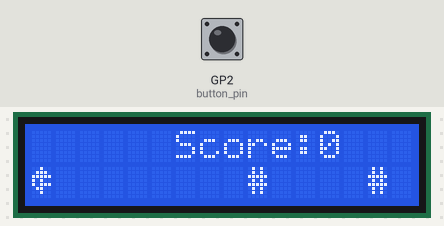
A program run on a simulated Raspberry Pi Pico running MicroPython. On the bench: 16×2 character LCD. The inputs (shaded band) are chosen by the test bench; at power-on: GP2 (button_pin) HIGH. Random numbers come from a fixed seed; library files of the repository ran but are not shown: lcd_api.py, i2c_lcd.py.

Above: at 3.2 s.
3.3 s: GP2 (button_pin) pulled LOW for 3.2 s
At 3.6 s:
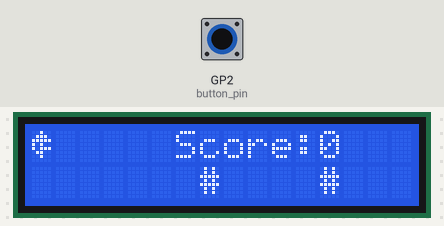
7.1 s: GP2 (button_pin) pulled LOW for 0.15 s
At 7.47 s:
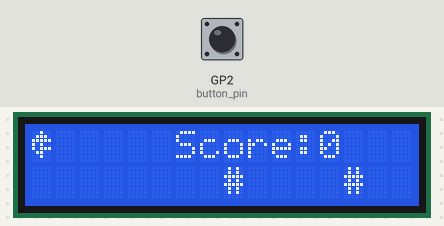
7.8 s: GP2 (button_pin) pulled LOW for 1 s
At 8.92 s:
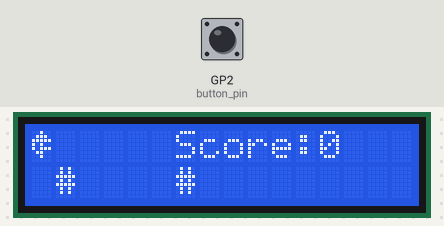
10.5 s: GP2 (button_pin) pulled LOW for 0.15 s
At 11.01 s:
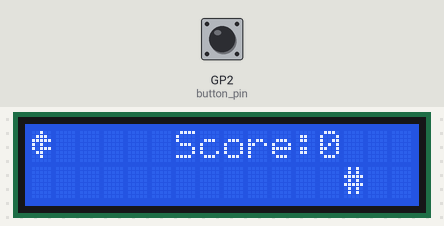
14.2 s: GP2 (button_pin) pulled LOW for 3.2 s
At 18.03 s:
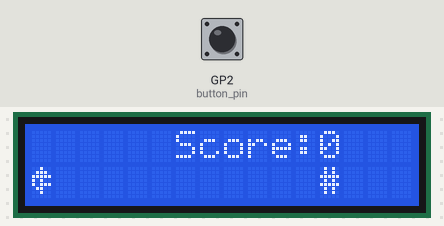

The program:

dino_game.py
```python
from machine import I2C, Pin
from lcd_api import LcdApi
from i2c_lcd import I2cLcd
import time
import urandom

# I2C parameters
I2C_ADDR = 0x27
I2C_NUM_ROWS = 2
I2C_NUM_COLS = 16

# Initialize the I2C bus
i2c = I2C(0, sda=Pin(0), scl=Pin(1), freq=400000)
lcd = I2cLcd(i2c, I2C_ADDR, I2C_NUM_ROWS, I2C_NUM_COLS)

# Define custom dinosaur character (5x8 pixels)
dino_char = [
    0b00100,
    0b01110,
    0b11111,
    0b10100,
    0b10111,
    0b01100,
    0b00100,
    0b00000
]

# Load custom character into LCD
lcd.custom_char(0, bytearray(dino_char))

# Pin definitions
button_pin = Pin(2, Pin.IN, Pin.PULL_UP)

# Game variables
is_jumping = False
jump_timer = 0
jump_duration = 400  # Jump duration in milliseconds
obstacle_x1 = 15  # Initial obstacle positions
obstacle_x2 = 20
speed = 200  # Initial speed (lower is faster)
score = 0
game_over = False
last_update = time.ticks_ms()
last_speed_increase = time.ticks_ms()
speed_increase_interval = 5000  # Interval to increase speed (in milliseconds)
min_speed = 50  # Minimum speed
dino_y = 1  # Dino Y position on LCD (second row)

def update_game():
    global obstacle_x1, obstacle_x2, score, game_over, is_jumping, jump_timer

    # Clear previous obstacles
    lcd.move_to(obstacle_x1, dino_y)
    lcd.putstr(" ")
    lcd.move_to(obstacle_x2, dino_y)
    lcd.putstr(" ")

    # Move the obstacles
    obstacle_x1 -= 1
    obstacle_x2 -= 1
    if obstacle_x1 < 0:
        obstacle_x1 = 15
        if urandom.getrandbits(2) == 0:
            obstacle_x1 += urandom.randint(5, 10)  # Add some randomness to the obstacle position
        score += 1  # Increase the score when a new obstacle appears
    if obstacle_x2 < 0:
        obstacle_x2 = 15
        if urandom.getrandbits(2) == 0:
            obstacle_x2 += urandom.randint(5, 10)  # Add some randomness to the obstacle position
        score += 1  # Increase the score when a new obstacle appears

    # Draw the obstacles
    lcd.move_to(obstacle_x1, dino_y)
    lcd.putstr("#")
    lcd.move_to(obstacle_x2, dino_y)
    lcd.putstr("#")

    # Draw the dinosaur
    if is_jumping:
        lcd.move_to(0, dino_y)
        lcd.putstr(" ")
        lcd.move_to(0, dino_y - 1)
        lcd.putchar(chr(0))  # Custom dinosaur character

        # Check if the jump duration has passed
        if time.ticks_diff(time.ticks_ms(), jump_timer) >= jump_duration:
            is_jumping = False  # End the jump
    else:
        lcd.move_to(0, dino_y - 1)
        lcd.putstr(" ")
        lcd.move_to(0, dino_y)
        lcd.putchar(chr(0))  # Custom dinosaur character

    # Display the score
    lcd.move_to(6, 0)
    lcd.putstr("Score:")
    lcd.putstr(str(score))

    # Check for collision
    if (obstacle_x1 == 0 or obstacle_x2 == 0) and not is_jumping:
        game_over = True
        lcd.clear()
        lcd.move_to(0, 0)
        lcd.putstr("Game Over!         ")
        lcd.move_to(0, 1)
        lcd.putstr("Press button")

def restart_game():
    global game_over, score, speed, obstacle_x1, obstacle_x2, last_update, last_speed_increase
    # Reset game variables
    game_over = False
    score = 0
    speed = 200
    obstacle_x1 = 15
    obstacle_x2 = 20
    last_update = time.ticks_ms()
    last_speed_increase = time.ticks_ms()
    lcd.clear()

# Welcome message
lcd.move_to(0, 0)
lcd.putstr("Dino Run Game")
time.sleep(2)
lcd.clear()

while True:
    button_state = not button_pin.value()

    # Restart the game if it's over and the button is pressed
    if game_over and button_state:
        restart_game()

    # Check if the button is pressed to initiate a jump
    if button_state and not is_jumping:
        is_jumping = True
        jump_timer = time.ticks_ms()  # Start the jump timer

    # Update the game state at regular intervals
    if not game_over and time.ticks_diff(time.ticks_ms(), last_update) > speed:
        last_update = time.ticks_ms()
        update_game()

    # Increase the speed at regular intervals
    if not game_over and time.ticks_diff(time.ticks_ms(), last_speed_increase) > speed_increase_interval:
        last_speed_increase = time.ticks_ms()
        if speed > min_speed:
            speed -= 10  # Increase the speed
```

Measured:
- after the input at 10.5 s, the display: first changes at once (image 4 shows a later state)
- after the input at 14.2 s, the display: first changes at once (image 5 shows a later state)
